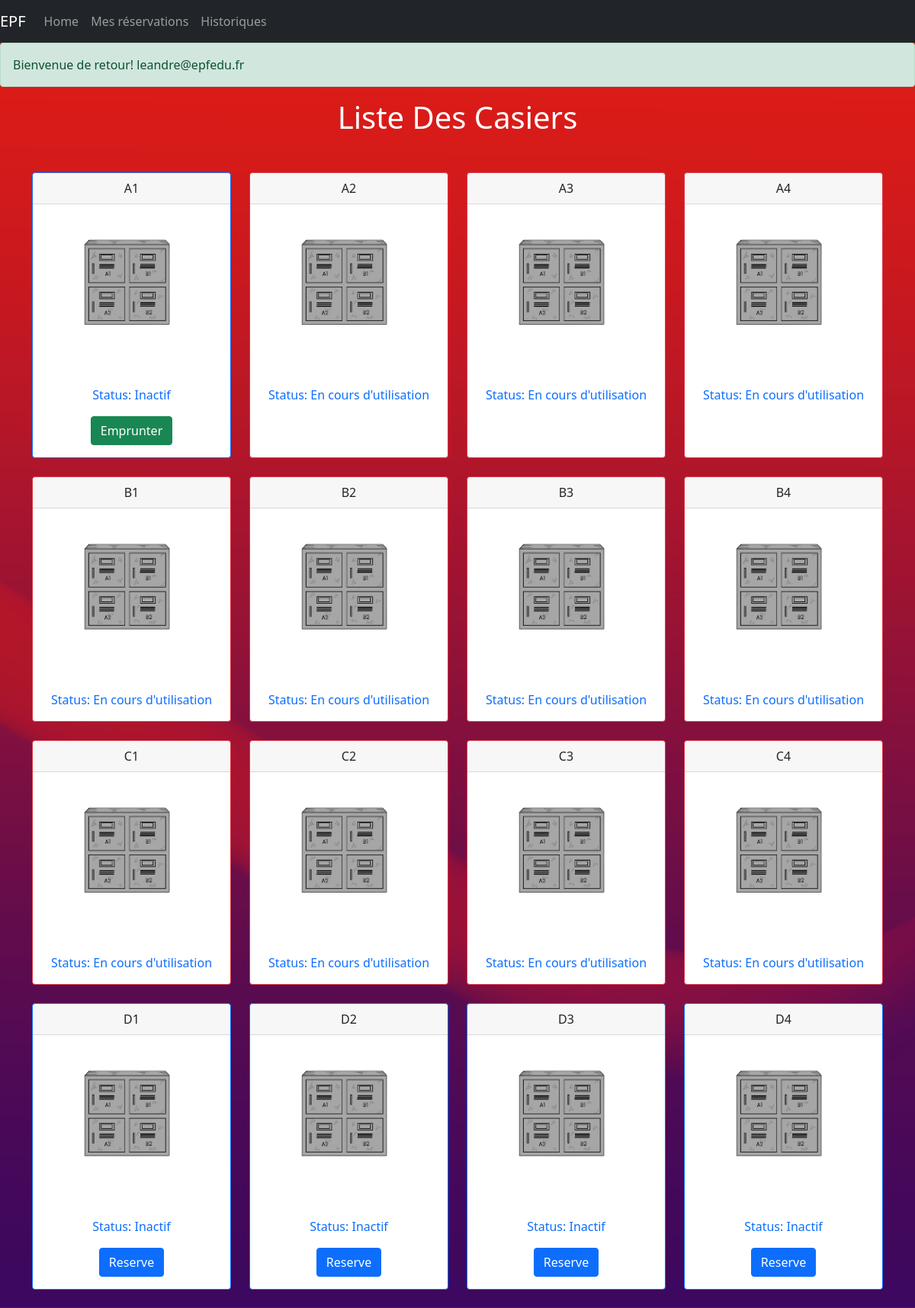
The app's page /all_casiers.php (signed in) with its own data.
### tables this page shows
CREATE TABLE `casier` (
  `ID_Casier` varchar(4) NOT NULL,
  `Fonction` varchar(20) NOT NULL,
  `Status` tinyint(1) NOT NULL
);

### public/all_casiers.php (the view, shortened to what this page needs)
<!DOCTYPE html>
<html lang="fr">
<head>
    <link rel="stylesheet" href="https://cdnjs.cloudflare.com/ajax/libs/font-awesome/6.0.0-beta3/css/all.min.css"
>
    <link href="https://cdn.jsdelivr.net/npm/bootstrap@5.0.2/dist/css/bootstrap.min.css" rel="stylesheet"
>
</head>
<?php
include("header.php");
?>
<?php
include("welcome_back_user.php")
?>
<body>
    <h1 class="text-white font-weight-bold text-center mt-10">Liste Des Casiers</h1>
    <div class="container mt-5">
        <div class="row justify-content-center">
            <?php
            $dsn = 'mysql:host=localhost;port=3306;dbname=epflocker_db';
            $user = 'epflocker';
            $password = '3pfl0ck3r';
            try {
                $pdo = new PDO($dsn, $user, $password);
                $pdo->setAttribute(PDO::ATTR_ERRMODE, PDO::ERRMODE_EXCEPTION);
                $sql = "SELECT * FROM casier;
                ";
                $stmt = $pdo->query($sql);
                while ($row = $stmt->fetch(PDO::FETCH_ASSOC)) {
                    $status = $row["Status"];
                    $cardBorder = $status ? 'border-primary' : 'border-danger';
                    echo '<div class="col-md-3 mb-4 d-flex justify-content-center">';
                    echo '<div class="card border ' . $cardBorder . ' shadow-0">';
                    echo '<div class="card-header text-center font-weight-bold">' . $row["ID_Casier"] . '</div>';
                    echo '<img src="images\casier_unique.png" class="card-img-top" alt="Casier">';
                    echo '<div class="card-body text-primary">';
                    echo '<p class="card-text text-center">Status: ' . (!$status ? 'En cours d\'utilisation':'Inactif') . '</p>';
                    if ($row["ID_Casier"] == 'A1') {
                        echo '<div class="text-center "><a href="select_item.php" class="btn btn-success">Emprunter</a></div>';
                    } else {
                        if ($status) {
                            echo '<div class="text-center "><a href="get_code.php?id=' . $row["ID_Casier"] . '" class="btn btn-primary btn-block">Reserve</a></div>';
                        }
                    }
                    echo '</div>';
                    echo '</div>';
                    echo '</div>';
                }
            } catch (PDOException $e) {
                echo "Erreur : " . $e->getMessage();
            }
            ?>
        </div>
    </div>
</body>
</html>

### public/all_casiers.php (style rules this page uses)
body { background-image: url('images/fond1.png'); background-size: cover; background-position: center; }

### records on screen
casier: ID_Casier "A1", Status "Inactif", shows "Emprunter"
casier: ID_Casier "A2", Status "En cours d"
casier: ID_Casier "A3", Status "En cours d"
casier: ID_Casier "A4", Status "En cours d"
casier: ID_Casier "B1", Status "En cours d"
casier: ID_Casier "B2", Status "En cours d"
casier: ID_Casier "B3", Status "En cours d"
casier: ID_Casier "B4", Status "En cours d"
casier: ID_Casier "C1", Status "En cours d"
casier: ID_Casier "C2", Status "En cours d"
casier: ID_Casier "C3", Status "En cours d"
casier: ID_Casier "C4", Status "En cours d"
casier: ID_Casier "D1", Status "Inactif"
casier: ID_Casier "D2", Status "Inactif"
casier: ID_Casier "D3", Status "Inactif"
casier: ID_Casier "D4", Status "Inactif"

### other values on screen
$_SESSION['user_email'] "leandre@epfedu.fr"
